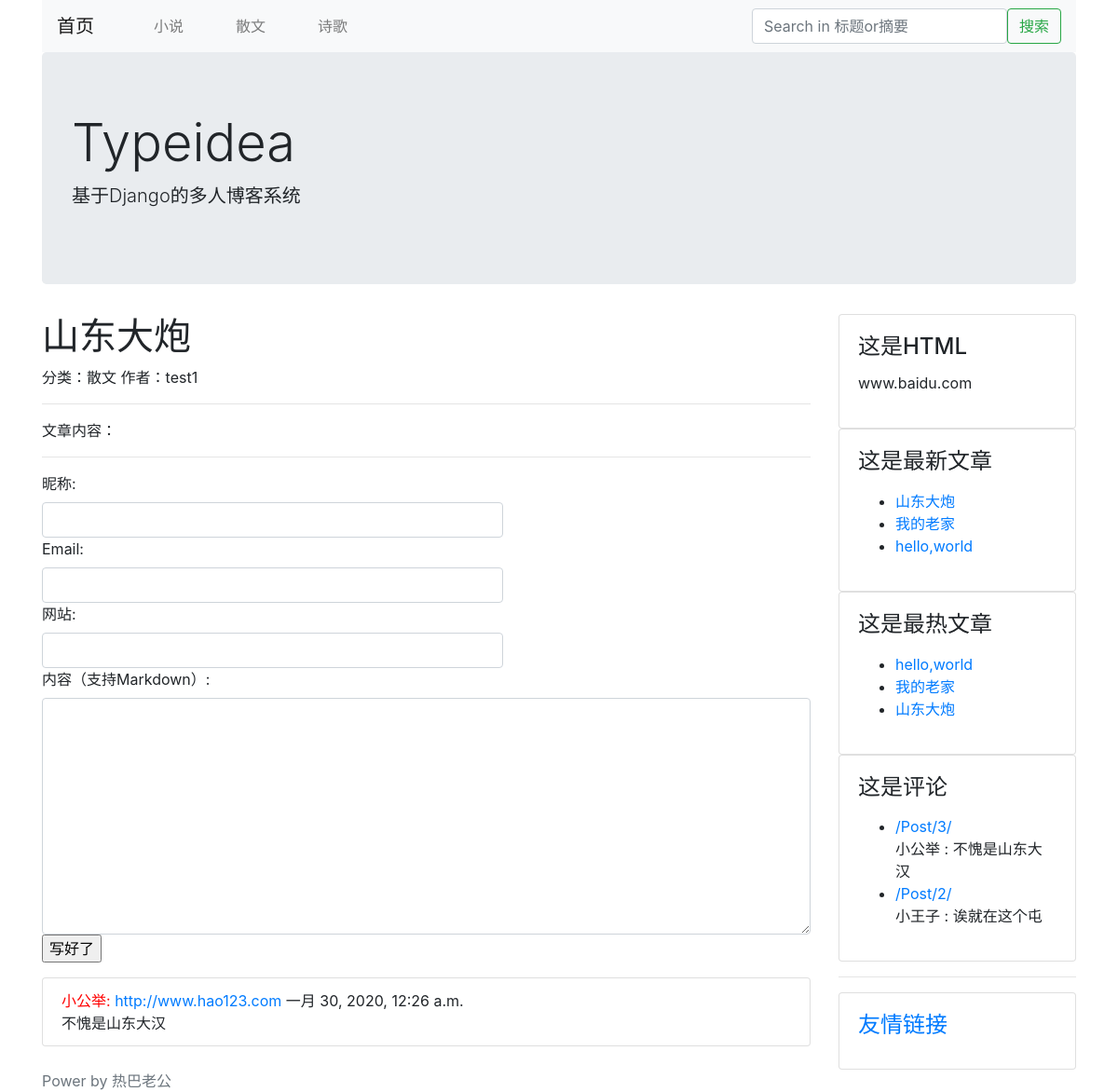
/post/3/, run on an earlier commit of the app's database.
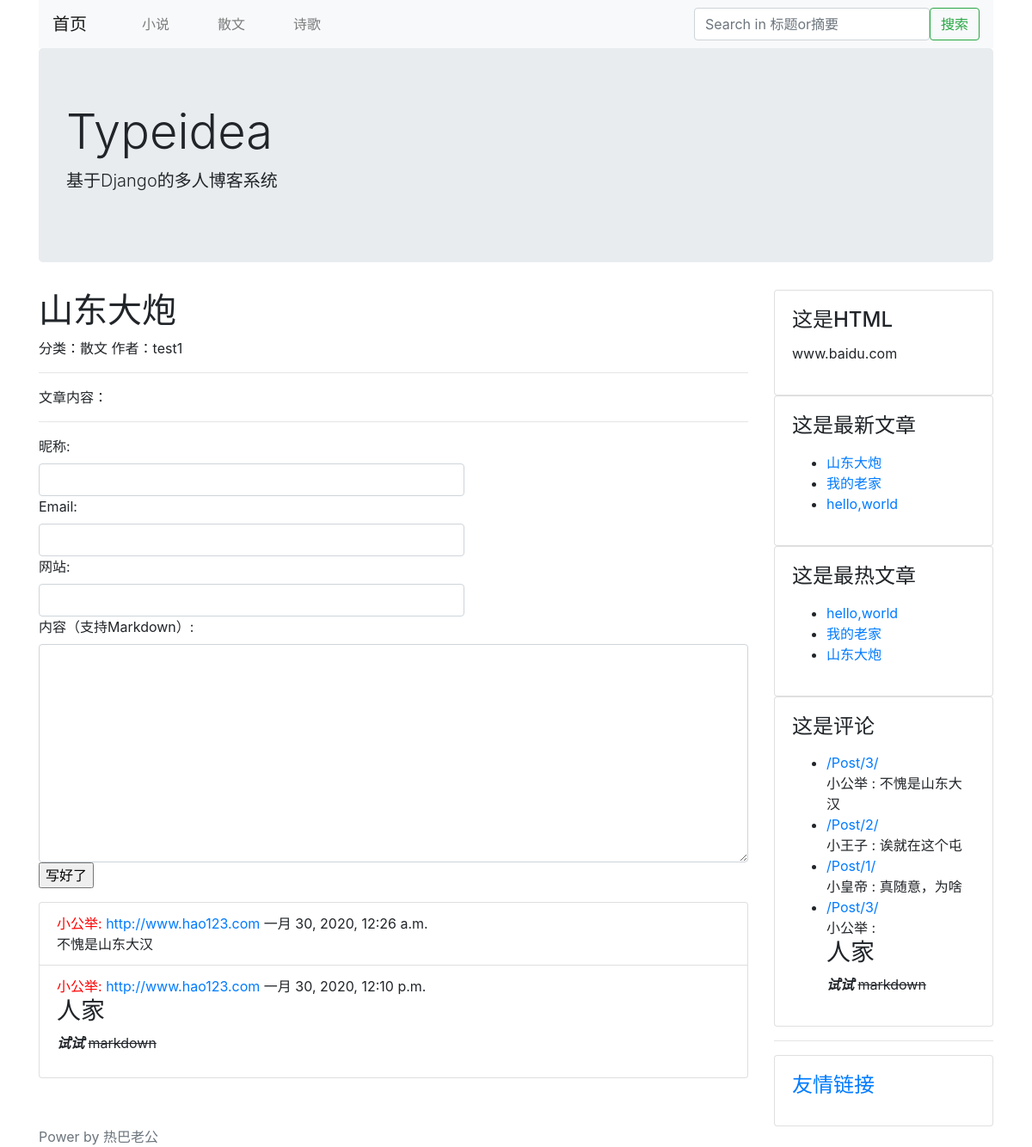
And on a later commit of the database.
### blog/models.py (models this page shows, shortened)
class Category(models.Model):
    STATUS_NORMAL = 1
    STATUS_DELETE = 0
    STATUS_ITEMS = (
        (STATUS_NORMAL, '正常'),
        (STATUS_DELETE, '删除'),
    )
    name = models.CharField(max_length=50, verbose_name="名称")
    status = models.PositiveIntegerField(default=STATUS_NORMAL, choices=STATUS_ITEMS, verbose_name="状态")
    is_nav = models.BooleanField(default=False, verbose_name="是否为导航")
    owner = models.ForeignKey(User, verbose_name="作者")
    created_time = models.DateTimeField(auto_now_add=True, verbose_name="创建时间")
    class Meta:
        verbose_name = verbose_name_plural = "分类"
    @classmethod
    def get_navs(cls):
        categories=cls.objects.filter(status=cls.STATUS_NORMAL)
        nav_categories=[]
        normal_categories=[]
        for i in categories:
            if i.is_nav:
                nav_categories.append(i)
            else:
                normal_categories.append(i)
        dict={
            'navs':nav_categories,
            'categories':normal_categories,
        }
        return dict

class Post(models.Model):
    STATUS_NORMAL = 1
    STATUS_DELETE = 0
    STATUS_DRAFT = 2
    STATUS_ITEMS = (
        (STATUS_NORMAL, '正常'),
        (STATUS_DELETE, '删除'),
        (STATUS_DRAFT, '草稿'),
    )
    title = models.CharField(max_length=255, verbose_name="标题")
    desc = models.CharField(max_length=1024, blank=True, verbose_name="摘要", help_text="可以为空")
    content = models.TextField(verbose_name="正文", help_text="正文必须为MarkDown格式")
    content_html=models.TextField(verbose_name='正文HTML代码',blank=True,editable=False)
    status = models.PositiveIntegerField(default=STATUS_NORMAL, choices=STATUS_ITEMS, verbose_name="状态")
    category = models.ForeignKey(Category, verbose_name="分类")
    tag = models.ManyToManyField(Tag, verbose_name="标签")
    owner = models.ForeignKey(User, verbose_name="作者")
    created_time = models.DateTimeField(auto_now_add=True, verbose_name="创建时间")
    pv=models.PositiveIntegerField(default=1)
    uv=models.PositiveIntegerField(default=1)
    class Meta:
        verbose_name = verbose_name_plural = "文章"
        ordering = ['-id']  # 根据id降序排列
    @classmethod
    def latest_posts(cls):
        queryset=cls.objects.filter(status=cls.STATUS_NORMAL)
        return queryset
    @classmethod
    def hot_posts(cls):
        return cls.objects.filter(status=Post.STATUS_NORMAL).order_by('-pv')

### comment/models.py (models this page shows, shortened)
class Comment(models.Model):
    STATUS_NORMAL = 1
    STATUS_DELETE = 0
    STATUS_ITEMS = (
        (STATUS_NORMAL, '正常'),
        (STATUS_DELETE, '删除'),
    )
    target = models.CharField(max_length=100, verbose_name="评论目标")
    content = models.CharField(max_length=2000, verbose_name="内容")
    nickname = models.CharField(max_length=50, verbose_name="昵称")
    website = models.URLField(verbose_name="网站")
    email = models.EmailField(verbose_name="邮箱")
    status = models.PositiveIntegerField(default=STATUS_NORMAL, choices=STATUS_ITEMS, verbose_name="状态")
    created_time = models.DateTimeField(auto_now_add=True, verbose_name="创建时间")
    class Meta:
        verbose_name = verbose_name_plural = "评论"
    @classmethod
    def get_by_target(cls,target):
        return cls.objects.filter(target=target,status=cls.STATUS_NORMAL)

### config/models.py (models this page shows, shortened)
class SideBar(models.Model):
    STATUS_SHOW = 1
    STATUS_HIDE = 0
    STATUS_ITEMS = (
        (STATUS_SHOW, "展示"),
        (STATUS_HIDE, "隐藏"),
    )
    DISPLAY_HTML = 1
    DISPLAY_LATEST = 2
    DISPLAY_HOT = 3
    DISPLAY_COMMENT = 4
    SIDE_TYPE = (
        (DISPLAY_HTML, "HTML"),
        (DISPLAY_LATEST, "最新文章"),
        (DISPLAY_HOT, "最热文章"),
        (DISPLAY_COMMENT, "最近评论"),
    )
    title = models.CharField(max_length=50, verbose_name="标题")
    display_type = models.PositiveIntegerField(default=1, choices=SIDE_TYPE, verbose_name="展示类型")
    content = models.CharField(max_length=500, blank=True, verbose_name="内容", help_text="如果设置的不是HTML类型，可为空")
    status = models.PositiveIntegerField(default=STATUS_SHOW, choices=STATUS_ITEMS, verbose_name="状态")
    owner = models.ForeignKey(User, verbose_name="作者")
    created_time = models.DateTimeField(auto_now_add=True, verbose_name="创建时间")
    class Meta:
        verbose_name = verbose_name_plural = "侧边栏"
    @classmethod
    def get_all(cls):
        return cls.objects.filter(status=SideBar.STATUS_SHOW)
    @property
    def content_html(self):
        from blog.models import Post
        from comment.models import Comment
        result = ''
        if self.display_type == self.DISPLAY_HTML:
            result = self.content
        elif self.display_type == self.DISPLAY_LATEST:
            context = {
                'posts': Post.latest_posts(),
            }
            result = render_to_string('config/blocks/sidebar_posts.html', context=context)
        elif self.display_type == self.DISPLAY_HOT:
            context = {
                'posts': Post.hot_posts(),
            }
            result = render_to_string('config/blocks/sidebar_posts.html', context=context)
        elif self.display_type == self.DISPLAY_COMMENT:
            context = {
                'comments': Comment.objects.filter(status=Comment.STATUS_NORMAL)
            }
            result = render_to_string('config/blocks/sidebar_comments.html', context=context)
        return result

### blog/views.py (the view)
# urls.py: url(r'^post/(?P<post_id>\d+)/$', PostDetailView.as_view(),name='post-detail'),
class PostDetailView(CommonViewMixin, DetailView):
    queryset = Post.latest_posts()
    template_name = 'blog/detail.html'
    context_object_name = 'post'
    pk_url_kwarg = 'post_id'

### comment/forms.py (shortened to what this page needs)
class CommentForm(forms.ModelForm):
    nickname = forms.CharField(label='昵称', max_length=50, widget=forms.widgets.Input(
        attrs={'class': 'form-control', 'style': "width: 60%;"}
    ))
    email = forms.CharField(label='Email', max_length=50, widget=forms.widgets.EmailInput(
        attrs={'class': 'form-control', 'style': "width: 60%;"}
    ))
    website = forms.CharField(label='网站', max_length=100, widget=forms.widgets.URLInput(
        attrs={'class': 'form-control', 'style': "width: 60%;"}
    ))
    content = forms.CharField(label='内容（支持Markdown）', max_length=500, widget=forms.widgets.Textarea(
        attrs={'class': 'form-control', 'row': 6, 'col': 60}
    ))
    class Meta:
        model = Comment
        fields = ['nickname', 'email', 'website', 'content']

### blog/views.py (called while the page is built)
    def get_context_data(self, **kwargs):
        context = super().get_context_data(**kwargs)
        context.update({
            'sidebars': SideBar.get_all(),
            'God':'热巴老公',
        })
        context.update(Category.get_navs())
        return context

### comment/templatetags/comment_block.py (called while the page is built)
@register.inclusion_tag('comment/block.html')
def comment_block(target):
    return {
        'target': target,
        'comment_form': CommentForm(),
        'comment_list': Comment.get_by_target(target),
    }

### typeidea/thems/bootstrap/templates/blog/detail.html (shortened to what this page needs)
{% extends "./base.html" %}
{% load comment_block %}
{% block extra_head %}
<link rel="stylesheet"
      href="https://cdn.bootcss.com/highlight.js/9.12.0/styles/googlecode.min.css">
{% endblock %}
{% block main %}
    {% if post %}
    <h1>{{ post.title }}</h1>
    <div>
        <span>分类：{{ post.category.name }}</span>
        <span>作者：{{ post.owner.username }}</span>
    </div>
    <hr/>
    <p>
        文章内容：
        <br/>
    </p>
    {% endif %}
{% comment_block request.path %}
{% endblock %}

### typeidea/thems/bootstrap/templates/blog/base.html (shortened to what this page needs)
<!DOCTYPE HTML>
<html lang="en">
    <head>
        <link rel="stylesheet" href="https://cdn.bootcss.com/bootstrap/4.0.0/css/bootstrap.css">
        {% block extra_head %}
        {% endblock %}
    </head>
<body>
    <div class="container head">
        <nav class="navbar navbar-expand-lg navbar-light bg-light">
            <a class="navbar-brand" href="/">首页</a>
            <div class="collapse navbar-collapse" id="navbarSupportedContent">
                <ul class="navbar-nav mr-auto">
                    {% for cate in navs %}
                    <ul class="nav-item">
                        <a class="nav-link" href="{% url 'category-list' cate.id %}">{{ cate.name }}</a>
                    </ul>
                    {% endfor %}
                </ul>
                <form class="form-inline " action="/search/" method="GET">
                    <input class="form-control " type="search" name="keyword" placeholder="Search in 标题or摘要" aria-label="Search" value="{{ keyword }}">
                    <button class="btn btn-outline-success" type="submit">搜索</button>
                </form>
            </div>
        </nav>
        <div class="jumbotron">
            <h1 class="display-4">Typeidea</h1>
            <p class="lead">基于Django的多人博客系统</p>
        </div>
    </div>
    <div class="container main">
        <div class="row">
            <div class="col-9 post-list">
                {% block main %}
                {% endblock %}
            </div>
            <div class="col-3">
                {% block sidebar %}
                    {% for sidebar in sidebars %}
                    <div class="card sidebar">
                        <div class="card-body">
                            <h4 class="card-title">{{ sidebar.title }}</h4>
                            <p>
                                {{ sidebar.content_html }}
                            </p>
                        </div>
                    </div>
                    {% endfor %}
                {% endblock %}
                <hr/>
                <div class="card sidebar">
                    <div class="card-body">
                        <h4 class="card-title"><a href="{% url 'link-list'  %}">友情链接</a></h4>
                    </div>
                </div>
            </div>
        </div>
    </div>
<footer class="footer">
    {% block footer %}
    <div class="container power">
        <span class="text-muted" >Power by {{ God }}</span>
    </div>
    {% endblock %}
</footer>
</body>
</html>

### typeidea/thems/bootstrap/templates/comment/block.html (shortened to what this page needs)
<hr/>
<div class="comment">
    <form class="form-group" action="/comment/" method="POST">
        {{ comment_form }}
        <input type="submit" value="写好了"/>
    </form>
    <ul class="list-group">
        {% for comment in comment_list %}
        <li class="list-group-item">
            <div class="nickname">
                <span style="color:red;">{{ comment.nickname }}: </span><a href="{{ comment.website }}">{{ comment.website }}</a>
                <span>{{ comment.created_time }}</span>
            </div>
            <div class="comment-content">
                {% autoescape off %}
                {{ comment.content }}
                {% endautoescape %}
            </div>
        </li>
        {% endfor %}
    </ul>
</div>

### typeidea/thems/bootstrap/templates/config/blocks/sidebar_posts.html (shortened to what this page needs)
<!DOCTYPE html>
<html lang="en">
<head>
</head>
<body>
<ul>
    {% for post in posts %}
    <li>
        <a href="{% url 'post-detail' post.id %}">{{ post.title }}</a>
    </li>
    {% endfor %}
</ul>
</body>
</html>

### typeidea/thems/bootstrap/templates/config/blocks/sidebar_comments.html (shortened to what this page needs)
<!DOCTYPE html>
<html lang="en">
<head>
</head>
<body>
<ul>
    {% for comment in comments %}
    <li>
        <a href="{{ comment.target }}">{{ comment.target.title }}</a>
        <br/>
        {% autoescape off %}
        {{ comment.nickname }} : {{ comment.content }}
        {% endautoescape %}
    </li>
    {% endfor %}
</ul>
</body>
</html>

What changed in the data, as far as the page shows it:
added Comment: nickname "小公举", website "http://www.hao123.com", created_time "一月 30, 2020, 12:10 p.m.", content "人家 试试 markdown", target "/Post/3/"
added Comment: target "/Post/1/", nickname "小皇帝", content "真随意，为啥", shown under SideBar "这是评论"
